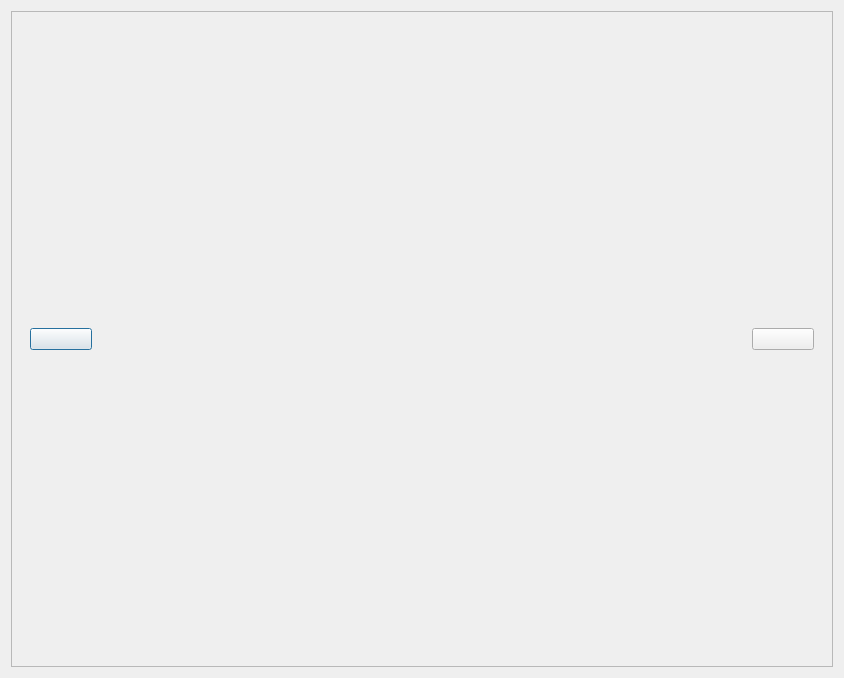
<?xml version="1.0" encoding="UTF-8"?>
<ui version="4.0">
 <class>PortrayPic</class>
 <widget class="QDialog" name="PortrayPic">
  <property name="geometry">
   <rect>
    <x>0</x>
    <y>0</y>
    <width>844</width>
    <height>678</height>
   </rect>
  </property>
  <property name="windowTitle">
   <string>Dialog</string>
  </property>
  <layout class="QHBoxLayout" name="horizontalLayout_2">
   <item>
    <widget class="QFrame" name="frame">
     <property name="frameShape">
      <enum>QFrame::StyledPanel</enum>
     </property>
     <property name="frameShadow">
      <enum>QFrame::Raised</enum>
     </property>
     <layout class="QHBoxLayout" name="horizontalLayout">
      <item>
       <widget class="QWidget" name="widget" native="true">
        <property name="minimumSize">
         <size>
          <width>80</width>
          <height>0</height>
         </size>
        </property>
        <property name="maximumSize">
         <size>
          <width>80</width>
          <height>16777215</height>
         </size>
        </property>
        <layout class="QGridLayout" name="gridLayout">
         <item row="0" column="0">
          <widget class="picButton" name="left_btn">
           <property name="text">
            <string/>
           </property>
          </widget>
         </item>
        </layout>
       </widget>
      </item>
      <item>
       <widget class="QLabel" name="label">
        <property name="text">
         <string/>
        </property>
       </widget>
      </item>
      <item>
       <widget class="QWidget" name="widget_2" native="true">
        <property name="minimumSize">
         <size>
          <width>80</width>
          <height>0</height>
         </size>
        </property>
        <property name="maximumSize">
         <size>
          <width>80</width>
          <height>16777215</height>
         </size>
        </property>
        <layout class="QGridLayout" name="gridLayout_2">
         <item row="0" column="0">
          <widget class="picButton" name="right_btn">
           <property name="text">
            <string/>
           </property>
          </widget>
         </item>
        </layout>
       </widget>
      </item>
     </layout>
    </widget>
   </item>
  </layout>
 </widget>
 <customwidgets>
  <customwidget>
   <class>picButton</class>
   <extends>QPushButton</extends>
   <header>../../../code/album/picbutton.h</header>
  </customwidget>
 </customwidgets>
 <resources/>
 <connections/>
</ui>
